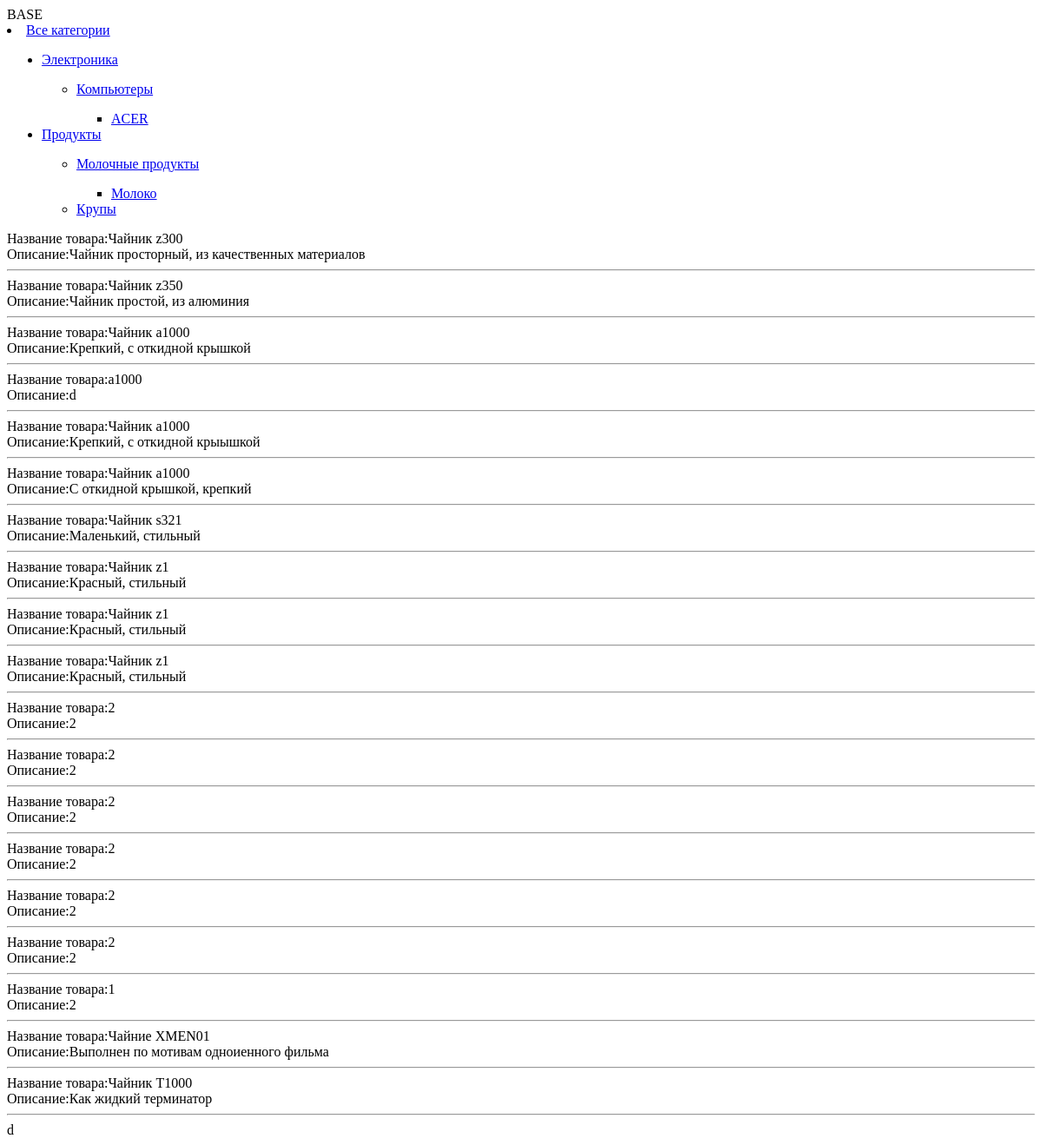
The page /pro/ on the database as committed earlier.
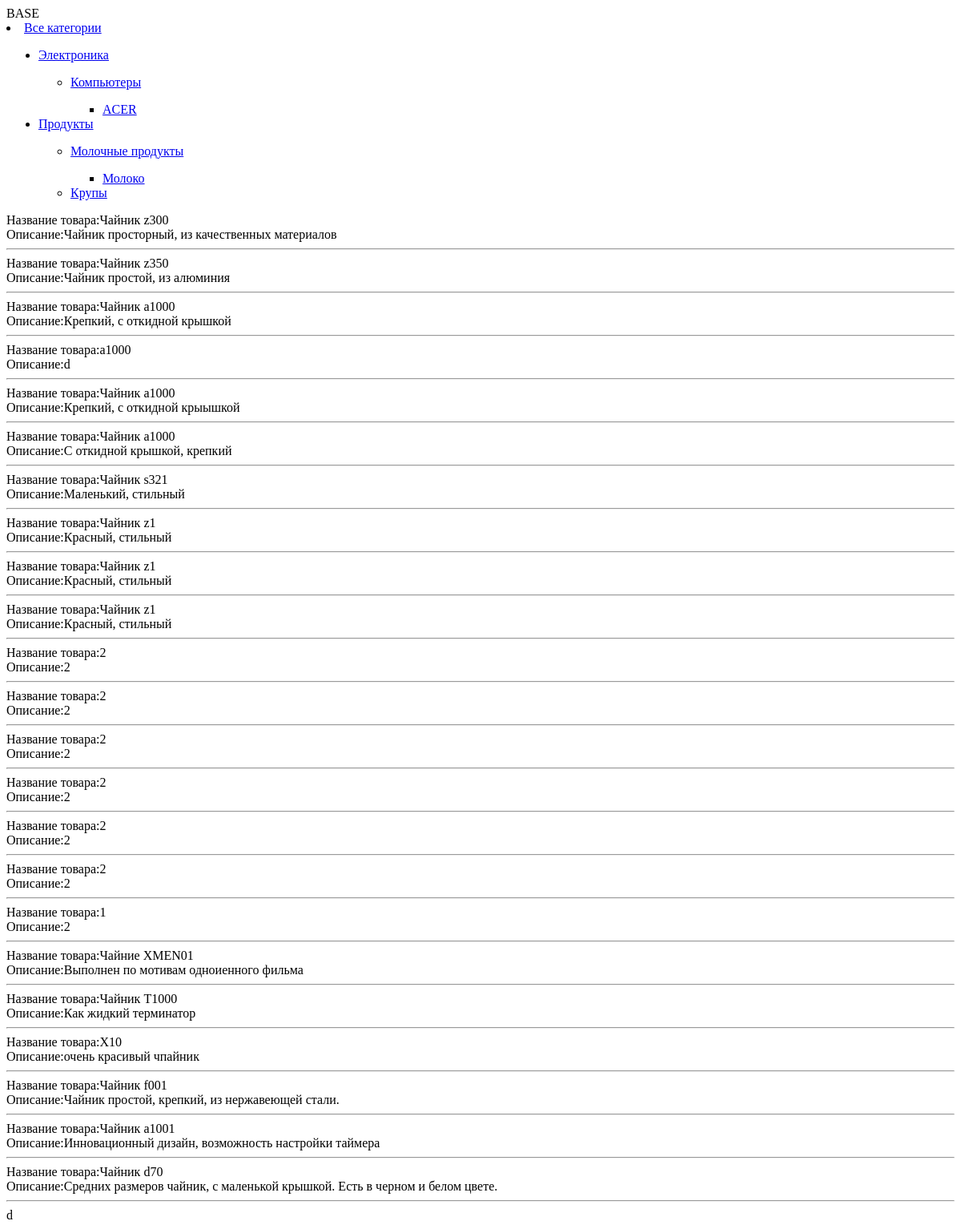
The same page on the database as committed later.
### Menu/models.py (models this page shows, shortened)
class MenuItem(MPTTModel):
    name = models.CharField(max_length=100, unique=True)
    url = models.CharField('Ссылка', max_length=255)
    position = models.PositiveIntegerField('Позиция', default=1)
    parent = TreeForeignKey('self', on_delete=models.CASCADE, null=True, blank=True, related_name='children')
    class MPTTMeta:
        order_insertion_by = ['position']
    def __str__(self):
        return self.name
    class Meta:
        verbose_name = 'Пункт меню'
        verbose_name_plural = 'Пункты меню'

class Product(models.Model):
    name = models.CharField(max_length=250, verbose_name='Название')
    description = models.TextField(verbose_name='Описание')
    categories = models.ManyToManyField('Category', through="ProductCategory")
    class Meta:
        verbose_name = 'Товар'
        verbose_name_plural = 'Товары'

### Menu/views.py (the view)
# urls.py: path('pro/', ProductList.as_view(), name='pro'),
class ProductList(ListView):
    model = Product
    template_name = 'base.html'
    context_object_name = 'pro'

### Menu/templatetags/common_tags.py (called while the page is built)
@register.inclusion_tag('menu.html', takes_context=True)
def show_menu(context):
    menu0 = MenuItem.objects.filter(level=0)
    context = {'menu0': menu0}
    return context

### Menu/templates/base.html (shortened to what this page needs)
{% load common_tags %}
<!DOCTYPE html>
<html lang="en">
<head>
</head>
<body>
BASE
{% show_menu %}
{% for p in pro %}
Название товара:{{ p.name }}
<br>
Описание:{{ p.description }}
<hr>
{% endfor %}
d
</body>
</html>

### Menu/templates/menu.html
{% for mem in menu0 %}
{% if mem.get_children %}
<li class="nav-iten dropdown">
    <a class="nav-link dropdown-toggle" href="#">{{ mem }}</a>
    <ul class="dropdown-menu" aria-labelledby="dropdown03">
                {% for m1 in mem.get_children %}
                {% if m1.get_children %}
                    <li class="nav-iten dropdown">
                        <a class="nav-link dropdown-toggle" href="#">{{ m1 }}</a></ul>
                        <ul class="dropdown-menu" aria-labelledby="dropdown03">
                            {% for m2 in m1.get_children %}
                            {% if m2.get_children %}
                            <ul><li class="nav-iten dropdown">
                                <a class="nav-link dropdown-toggle" href="#">{{ m2 }}</a></ul></ul>
                                <ul class="dropdown-menu" aria-labelledby="dropdown03">
                                    {% for m3 in m2.get_children %}
                                    {% if m3.get_children %}
                            <ul><ul><li class="nav-iten dropdown">
                                <a class="nav-link dropdown-toggle" href="#">{{ m3 }}</a></ul></ul></ul>
                                <ul class="dropdown-menu" aria-labelledby="dropdown03">
                                    {% else %}
                                    <ul><ul><li><a class="dropdown-item" href="#">{{ m3 }}</a></li></ul></ul>
                                    {% endif %}
                                    {% endfor %}
                                    {% else %}
                                    <ul><li><a class="dropdown-item" href="#">{{ m2 }}</a></li></ul>
                                    {% endif %}
                                    {% endfor %}
                {% else %}
                        <li><a class="dropdown-item" href="#">{{ m1 }}</a></li>
                        {% endif %}
        {% endfor %}
        {% else %}
                <li><a class="dropdown-item" href="#">{{ m_m }}</a></li>
                {% endif %}
        {% endfor %}
    </ul>
</li>

Rows that differ between the two databases and show on the page:
added Product: name "X10", description "очень красивый чпайник"
added Product: name "Чайник f001", description "Чайник простой, крепкий, из нержавеющей стали."
added Product: name "Чайник а1001", description "Инновационный дизайн, возможность настройки таймера"
added Product: name "Чайник d70", description "Средних размеров чайник, с маленькой крышкой. Есть в черном и белом цвете."
